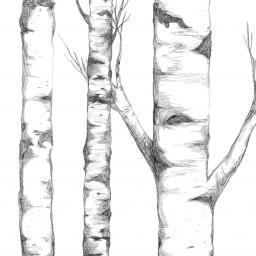
#> input picture image.jpeg, 256 x 256 px, given in place of image.jpg, which was not available
$ python main.py
#> lines starting #> are read from the running program, lines starting #| are printed output that depends on the picture
from PIL import Image


def image_to_symbols(image_name):
    def separate(pixel):
        global separator
        for i in range(len(separator)):
            if separator[i] <= pixel[0] <= separator[i + 1]:
                return list_of_symbols[i]
    image = Image.open(image_name)
    list_of_pixels = list(image.getdata())
    list_of_symbols = [".", ",", "'", "+", "*", "~", "=", "!", "/", "?", "%", "$", "#", "&", "@"]
    symbol_image = [[]]

    separator = [int(i * (256 / len(list_of_symbols))) for i in range(len(list_of_symbols) + 1)]

    cur_line = 0

    for pixel in list_of_pixels:
        if len(symbol_image[cur_line]) == image.width:
            cur_line += 1
            symbol_image.append([])
        symbol_image[cur_line].append(separate(pixel))

    for line in symbol_image:
        for pixel in line:
            print(pixel, end="")
        print()


def rotate_90_to_left(image_name):
#> called with image_name = 'image.jpg'
    image = Image.open(image_name)
#> image is the input picture: PIL image 256x256 RGB; min 20, max 255, mean 234.2
    image = image.rotate(90)
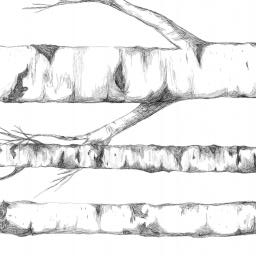
#> image: PIL image 256x256 RGB; min 20, max 255, mean 234.2
    image.show()


rotate_90_to_left("image.jpg")

$ run again, on image.jpg
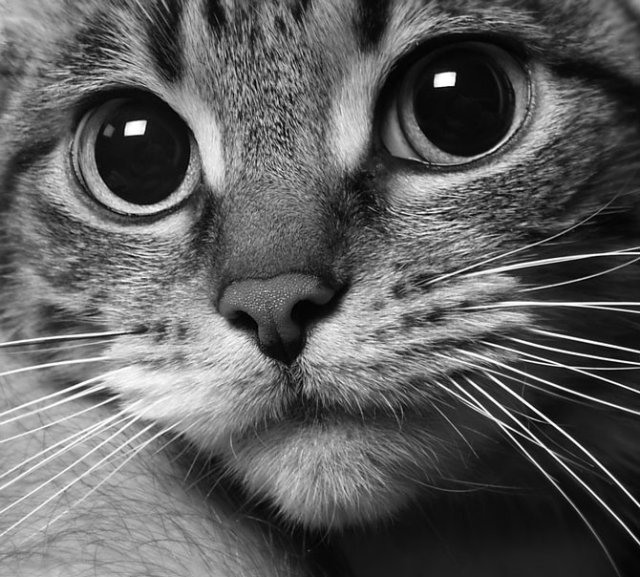
#> input picture image.jpg, 640 x 577 px
#> in rotate_90_to_left, image is the input picture: PIL image 640x577 RGB; min 0, max 255, mean 94.8
#> in rotate_90_to_left, `image = image.rotate(90)`:
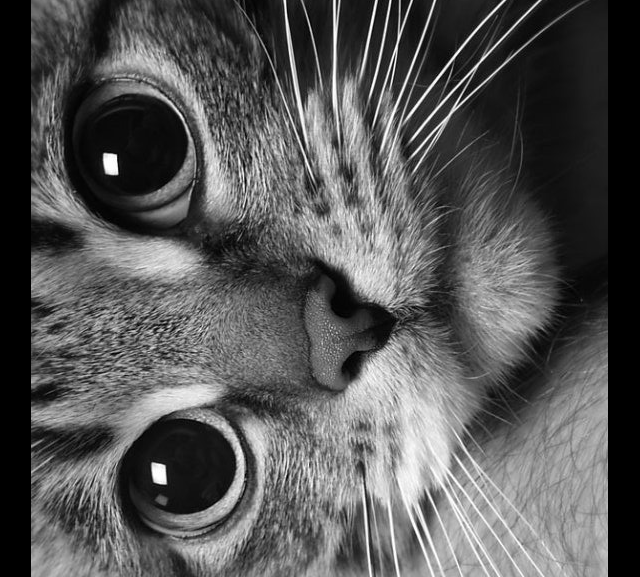
#> image: PIL image 640x577 RGB; min 0, max 255, mean 86.1
